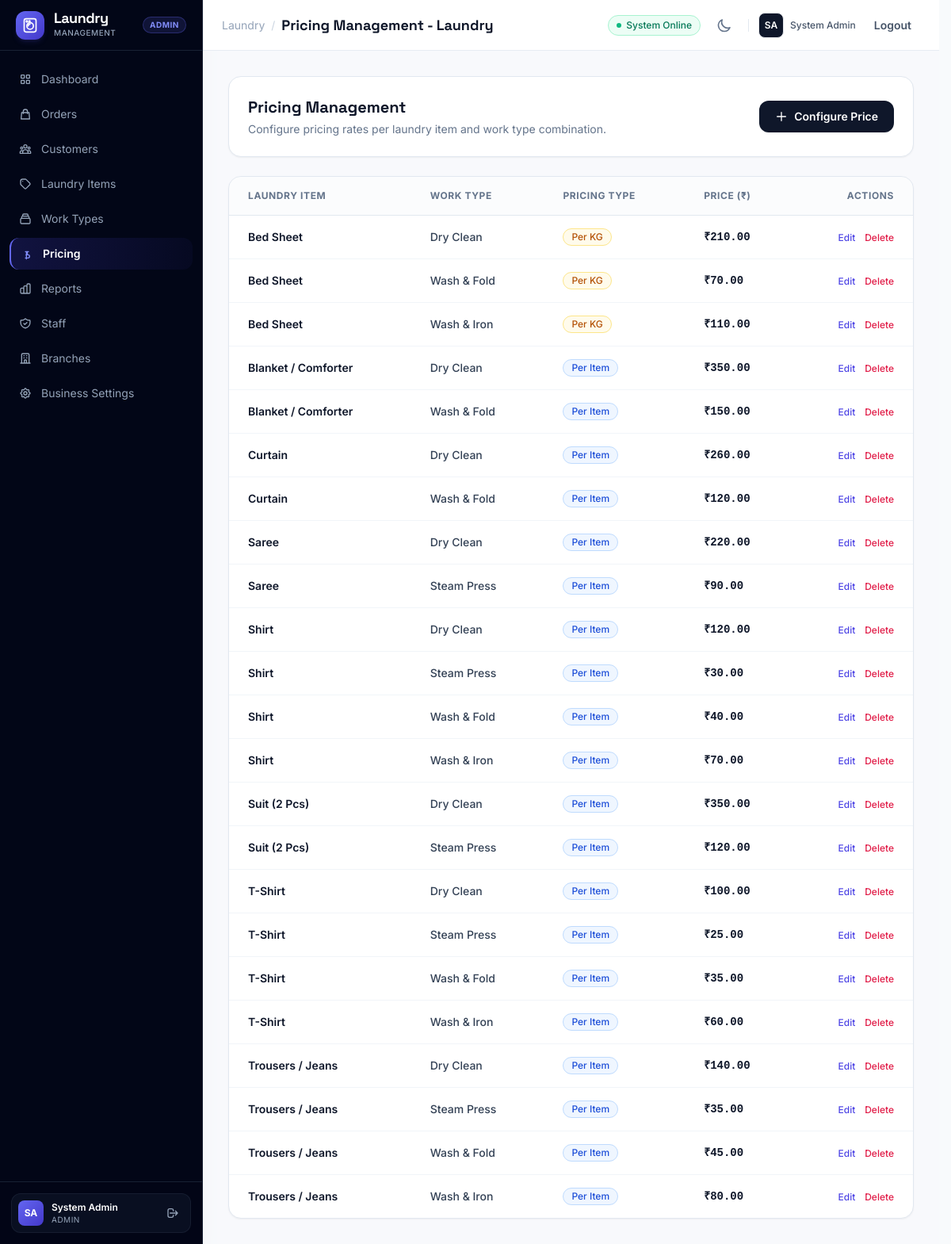
/laundry-lms/pricing (signed in), run on the app's committed database.
### tables this page shows
CREATE TABLE `pricing` (
  `item_id` int(10) unsigned NOT NULL,
  `work_type_id` int(10) unsigned NOT NULL,
  `pricing_type` enum('per_kg','per_item') NOT NULL,
  `price` decimal(10,2) NOT NULL,
  PRIMARY KEY (`item_id`,`work_type_id`),
  KEY `fk_pricing_work` (`work_type_id`),
  CONSTRAINT `fk_pricing_item` FOREIGN KEY (`item_id`) REFERENCES `laundry_items` (`id`) ON DELETE CASCADE,
  CONSTRAINT `fk_pricing_work` FOREIGN KEY (`work_type_id`) REFERENCES `work_types` (`id`) ON DELETE CASCADE
);

CREATE TABLE `laundry_items` (
  `id` int(10) unsigned NOT NULL AUTO_INCREMENT,
  `name` varchar(100) NOT NULL,
  `created_at` timestamp NOT NULL DEFAULT current_timestamp(),
  `deleted_at` timestamp NULL DEFAULT NULL,
  PRIMARY KEY (`id`)
);

CREATE TABLE `work_types` (
  `id` int(10) unsigned NOT NULL AUTO_INCREMENT,
  `name` varchar(100) NOT NULL,
  `created_at` timestamp NOT NULL DEFAULT current_timestamp(),
  `deleted_at` timestamp NULL DEFAULT NULL,
  PRIMARY KEY (`id`)
);

### app/Controllers/PricingController.php (called while the page is built, shortened)
<?php
class PricingController {
    public function index(): void {
        $pricings  = Pricing::all();
        $items     = LaundryItem::all();
        $workTypes = WorkType::all();
        Router::view('admin/pricing/index', [
            'title'     => 'Pricing Management - Launder',
            'pricings'  => $pricings,
            'items'     => $items,
            'workTypes' => $workTypes
        ], 'admin');
    }
}

### public/index.php (called while the page is built, shortened)
<?php
$router = new Router();
$router->get('/', 'Faizal\LaundryLms\Controllers\HomeController@index');
$router->get('/login', 'Faizal\LaundryLms\Controllers\AuthController@showLogin', [GuestMiddleware::class]);
$router->post('/login', 'Faizal\LaundryLms\Controllers\AuthController@login', [CsrfMiddleware::class]);
$router->get('/register', 'Faizal\LaundryLms\Controllers\AuthController@showRegister', [GuestMiddleware::class]);
$router->post('/register', 'Faizal\LaundryLms\Controllers\AuthController@register', [GuestMiddleware::class, CsrfMiddleware::class]);
$router->get('/logout', 'Faizal\LaundryLms\Controllers\AuthController@logout', [AuthMiddleware::class]);
$authRole     = [AuthMiddleware::class, RoleMiddleware::class . ':admin,staff'];
$authRoleCsrf = [AuthMiddleware::class, RoleMiddleware::class . ':admin,staff', CsrfMiddleware::class];
$staffOnlyAuth     = [AuthMiddleware::class, RoleMiddleware::class . ':staff'];
$staffOnlyAuthCsrf = [AuthMiddleware::class, RoleMiddleware::class . ':staff', CsrfMiddleware::class];
$adminOnlyAuth     = [AuthMiddleware::class, RoleMiddleware::class . ':admin'];
$adminOnlyAuthCsrf = [AuthMiddleware::class, RoleMiddleware::class . ':admin', CsrfMiddleware::class];
$customerAuth     = [AuthMiddleware::class, RoleMiddleware::class . ':customer', ForcePinChangeMiddleware::class];
$customerAuthCsrf = [AuthMiddleware::class, RoleMiddleware::class . ':customer', ForcePinChangeMiddleware::class, CsrfMiddleware::class];
$forcePinAuth     = [AuthMiddleware::class, RoleMiddleware::class . ':customer'];
$forcePinAuthCsrf = [AuthMiddleware::class, RoleMiddleware::class . ':customer', CsrfMiddleware::class];
$router->get('/dashboard', 'Faizal\LaundryLms\Controllers\DashboardController@index', $authRole);
$router->get('/customer/force-pin-update', 'Faizal\LaundryLms\Controllers\CustomerPortalController@forcePinUpdateForm', $forcePinAuth);
$router->post('/customer/force-pin-update', 'Faizal\LaundryLms\Controllers\CustomerPortalController@forcePinUpdate', $forcePinAuthCsrf);
$router->get('/customer/dashboard', 'Faizal\LaundryLms\Controllers\CustomerPortalController@dashboard', $customerAuth);
$router->get('/customer/orders', 'Faizal\LaundryLms\Controllers\CustomerPortalController@orders', $customerAuth);
$router->get('/customer/orders/show', 'Faizal\LaundryLms\Controllers\CustomerPortalController@showOrder', $customerAuth);
$router->get('/customer/orders/print', 'Faizal\LaundryLms\Controllers\CustomerPortalController@printReceipt', $customerAuth);
$router->get('/customer/orders/pdf', 'Faizal\LaundryLms\Controllers\CustomerPortalController@downloadPdf', $customerAuth);
$router->post('/customer/orders/approve-price', 'Faizal\LaundryLms\Controllers\CustomerPortalController@approvePrice', $customerAuthCsrf);
$router->post('/customer/orders/approve', 'Faizal\LaundryLms\Controllers\CustomerPortalController@approvePrice', $customerAuthCsrf);
$router->post('/customer/orders/reject-price', 'Faizal\LaundryLms\Controllers\CustomerPortalController@rejectPrice', $customerAuthCsrf);
$router->post('/customer/orders/cancel', 'Faizal\LaundryLms\Controllers\CustomerPortalController@cancelOrder', $customerAuthCsrf);
$router->post('/customer/orders/reschedule', 'Faizal\LaundryLms\Controllers\CustomerPortalController@reschedule', $customerAuthCsrf);
$router->post('/customer/orders/pay/initiate', 'Faizal\LaundryLms\Controllers\CustomerPortalController@initiateOnlinePayment', $customerAuthCsrf);
$router->post('/customer/orders/pay/verify', 'Faizal\LaundryLms\Controllers\CustomerPortalController@verifyOnlinePayment', $customerAuthCsrf);
$router->get('/customer/orders/create', 'Faizal\LaundryLms\Controllers\CustomerPortalController@createOrderForm', $customerAuth);
$router->post('/customer/orders/create', 'Faizal\LaundryLms\Controllers\CustomerPortalController@storeOrder', $customerAuthCsrf);
$router->get('/customer/profile', 'Faizal\LaundryLms\Controllers\CustomerPortalController@profile', $customerAuth);
$router->post('/customer/profile', 'Faizal\LaundryLms\Controllers\CustomerPortalController@updateProfile', $customerAuthCsrf);
$router->post('/customer/profile/pin', 'Faizal\LaundryLms\Controllers\CustomerPortalController@changePin', $customerAuthCsrf);
$router->get('/customer/notifications', 'Faizal\LaundryLms\Controllers\CustomerPortalController@notifications', $customerAuth);
$router->post('/customer/notifications/read', 'Faizal\LaundryLms\Controllers\CustomerPortalController@markNotificationRead', $customerAuthCsrf);
$router->post('/customer/notifications/read-all', 'Faizal\LaundryLms\Controllers\CustomerPortalController@markAllNotificationsRead', $customerAuthCsrf);
$router->get('/items', 'Faizal\LaundryLms\Controllers\LaundryItemController@index', $authRole);
$router->post('/items', 'Faizal\LaundryLms\Controllers\LaundryItemController@store', $authRoleCsrf);
$router->post('/items/update', 'Faizal\LaundryLms\Controllers\LaundryItemController@update', $authRoleCsrf);
$router->post('/items/delete', 'Faizal\LaundryLms\Controllers\LaundryItemController@delete', $authRoleCsrf);
$router->get('/work-types', 'Faizal\LaundryLms\Controllers\WorkTypeController@index', $authRole);
$router->post('/work-types', 'Faizal\LaundryLms\Controllers\WorkTypeController@store', $authRoleCsrf);
$router->post('/work-types/update', 'Faizal\LaundryLms\Controllers\WorkTypeController@update', $authRoleCsrf);
$router->post('/work-types/delete', 'Faizal\LaundryLms\Controllers\WorkTypeController@delete', $authRoleCsrf);
$router->get('/pricing', 'Faizal\LaundryLms\Controllers\PricingController@index', $authRole);
$router->post('/pricing', 'Faizal\LaundryLms\Controllers\PricingController@store', $authRoleCsrf);
$router->post('/pricing/update', 'Faizal\LaundryLms\Controllers\PricingController@update', $authRoleCsrf);
$router->post('/pricing/delete', 'Faizal\LaundryLms\Controllers\PricingController@delete', $authRoleCsrf);
$router->get('/customers', 'Faizal\LaundryLms\Controllers\CustomerController@index', $authRole);
$router->get('/customers/show', 'Faizal\LaundryLms\Controllers\CustomerController@show', $authRole);
$router->post('/customers', 'Faizal\LaundryLms\Controllers\CustomerController@store', $authRoleCsrf);
$router->post('/customers/update', 'Faizal\LaundryLms\Controllers\CustomerController@update', $authRoleCsrf);
$router->post('/customers/delete', 'Faizal\LaundryLms\Controllers\CustomerController@delete', $authRoleCsrf);
$router->post('/admin/customers/reset-pin', 'Faizal\LaundryLms\Controllers\CustomerController@resetPin', $adminOnlyAuthCsrf);
$router->get('/staff/dashboard', 'Faizal\LaundryLms\Controllers\StaffPortalController@dashboard', $staffOnlyAuth);
$router->get('/orders', 'Faizal\LaundryLms\Controllers\OrderController@index', $authRole);
$router->get('/orders/create', 'Faizal\LaundryLms\Controllers\OrderController@create', $authRole);
$router->post('/orders', 'Faizal\LaundryLms\Controllers\OrderController@store', $authRoleCsrf);
$router->get('/orders/show', 'Faizal\LaundryLms\Controllers\OrderController@show', $authRole);
$router->get('/orders/print', 'Faizal\LaundryLms\Controllers\OrderController@printJobCard', $authRole);
$router->get('/orders/pdf', 'Faizal\LaundryLms\Controllers\OrderController@downloadPdf', $authRole);
$router->post('/orders/status', 'Faizal\LaundryLms\Controllers\OrderController@updateStatus', $authRoleCsrf);
$router->post('/orders/payment', 'Faizal\LaundryLms\Controllers\OrderController@recordPayment', $authRoleCsrf);
$router->post('/orders/refund', 'Faizal\LaundryLms\Controllers\OrderController@processRefund', $authRoleCsrf);
$router->post('/orders/claim', 'Faizal\LaundryLms\Controllers\OrderController@claimOrder', $staffOnlyAuthCsrf);
$router->post('/orders/assign', 'Faizal\LaundryLms\Controllers\OrderController@assignStaff', $adminOnlyAuthCsrf);
$router->post('/orders/inspect', 'Faizal\LaundryLms\Controllers\OrderController@submitInspection', $authRoleCsrf);
$router->post('/orders/override-price-approval', 'Faizal\LaundryLms\Controllers\OrderController@overridePriceApproval', $adminOnlyAuthCsrf);
$router->post('/orders/cancel', 'Faizal\LaundryLms\Controllers\OrderController@cancel', $authRoleCsrf);
$router->post('/orders/reschedule', 'Faizal\LaundryLms\Controllers\OrderController@reschedule', $authRoleCsrf);
$router->get('/reports', 'Faizal\LaundryLms\Controllers\ReportController@index', $authRole);
$router->get('/admin/staff', 'Faizal\LaundryLms\Controllers\Admin\StaffController@index', $adminOnlyAuth);
$router->post('/admin/staff', 'Faizal\LaundryLms\Controllers\Admin\StaffController@store', $adminOnlyAuthCsrf);
$router->post('/admin/staff/update', 'Faizal\LaundryLms\Controllers\Admin\StaffController@update', $adminOnlyAuthCsrf);
$router->post('/admin/staff/toggle-status', 'Faizal\LaundryLms\Controllers\Admin\StaffController@toggleStatus', $adminOnlyAuthCsrf);
$router->get('/admin/branches', 'Faizal\LaundryLms\Controllers\Admin\BranchController@index', $adminOnlyAuth);
$router->post('/admin/branches', 'Faizal\LaundryLms\Controllers\Admin\BranchController@store', $adminOnlyAuthCsrf);
$router->post('/admin/branches/update', 'Faizal\LaundryLms\Controllers\Admin\BranchController@update', $adminOnlyAuthCsrf);
$router->post('/admin/branches/toggle-status', 'Faizal\LaundryLms\Controllers\Admin\BranchController@toggleStatus', $adminOnlyAuthCsrf);
$router->post('/admin/branches/delete', 'Faizal\LaundryLms\Controllers\Admin\BranchController@delete', $adminOnlyAuthCsrf);
$router->get('/admin/settings', 'Faizal\LaundryLms\Controllers\Admin\SettingsController@index', $adminOnlyAuth);
$router->post('/admin/settings', 'Faizal\LaundryLms\Controllers\Admin\SettingsController@update', $adminOnlyAuthCsrf);
$router->post('/api/payment/webhook', 'Faizal\LaundryLms\Controllers\PaymentWebhookController@handle');
$router->dispatch($_SERVER['REQUEST_URI'], $_SERVER['REQUEST_METHOD']);

### app/Models/Pricing.php (called while the page is built, shortened)
<?php
class Pricing {
    public static function all(): array {
        $db = Database::getConnection();
        $sql = "SELECT p.*, i.name AS item_name, w.name AS work_type_name
                FROM pricing p
                JOIN laundry_items i ON p.item_id = i.id
                JOIN work_types w ON p.work_type_id = w.id
                WHERE i.deleted_at IS NULL AND w.deleted_at IS NULL
                ORDER BY i.name ASC, w.name ASC";
        $stmt = $db->query($sql);
        return $stmt->fetchAll();
    }
}

### views/pages/admin/pricing/index.php (the view, shortened to what this page needs)
<div class="space-y-6">
    <div class="flex flex-col sm:flex-row justify-between items-start sm:items-center gap-4 bg-white p-6 rounded-2xl border border-slate-200 shadow-sm">
        <div>
            <h2 class="text-xl font-bold text-slate-900 font-display">Pricing Management</h2>
            <p class="text-sm text-slate-500 mt-1">Configure pricing rates per laundry item and work type combination.</p>
        </div>
        <button onclick="document.getElementById('createPricingModal').classList.remove('hidden')" class="bg-slate-900 text-white px-5 py-2.5 rounded-xl text-sm font-semibold hover:bg-slate-800 transition-colors shadow-sm flex items-center gap-2">
            <svg class="w-4 h-4" fill="none" stroke="currentColor" viewBox="0 0 24 24"><path stroke-linecap="round" stroke-linejoin="round" stroke-width="2" d="M12 4v16m8-8H4"></path></svg>
            Configure Price
        </button>
    </div>
    <div class="bg-white rounded-2xl border border-slate-200 shadow-sm overflow-hidden">
        <div class="overflow-x-auto">
            <table class="w-full text-left border-collapse">
                <thead>
                    <tr class="bg-slate-50/50 border-b border-slate-200 text-xs font-semibold text-slate-500 uppercase tracking-wider">
                        <th class="px-6 py-4">Laundry Item</th>
                        <th class="px-6 py-4">Work Type</th>
                        <th class="px-6 py-4">Pricing Type</th>
                        <th class="px-6 py-4">Price (₹)</th>
                        <th class="px-6 py-4 text-right">Actions</th>
                    </tr>
                </thead>
                <tbody class="divide-y divide-slate-100 text-sm">
                    <?php if (empty($pricings)): ?>
                        <tr>
                            <td colspan="5" class="px-6 py-12 text-center text-slate-400">
                                No pricing configurations found. Click "Configure Price" to add one.
                            </td>
                        </tr>
                    <?php else: ?>
                        <?php foreach ($pricings as $p): ?>
                            <tr class="hover:bg-slate-50/50 transition-colors">
                                <td class="px-6 py-4 font-semibold text-slate-900"><?= htmlspecialchars($p['item_name']) ?></td>
                                <td class="px-6 py-4 text-slate-700 font-medium"><?= htmlspecialchars($p['work_type_name']) ?></td>
                                <td class="px-6 py-4">
                                    <span class="inline-flex items-center px-2.5 py-0.5 rounded-full text-xs font-medium <?= $p['pricing_type'] === 'per_kg' ? 'bg-amber-50 text-amber-700 border border-amber-200' : 'bg-blue-50 text-blue-700 border border-blue-200' ?>">
                                        <?= $p['pricing_type'] === 'per_kg' ? 'Per KG' : 'Per Item' ?>
                                    </span>
                                </td>
                                <td class="px-6 py-4 font-mono font-bold text-slate-900">₹<?= number_format((float)$p['price'], 2) ?></td>
                                <td class="px-6 py-4 text-right space-x-2">
                                    <button onclick="openEditPricingModal(<?= $p['item_id'] ?>, <?= $p['work_type_id'] ?>, '<?= htmlspecialchars(addslashes($p['item_name'])) ?>', '<?= htmlspecialchars(addslashes($p['work_type_name'])) ?>', '<?= $p['pricing_type'] ?>', '<?= number_format((float)$p['price'], 2, '.', '') ?>')" class="text-indigo-600 hover:text-indigo-900 font-medium text-xs">Edit</button>
                                    <form action="/laundry-lms/pricing/delete" method="POST" class="inline" onsubmit="return confirm('Are you sure you want to delete this pricing configuration?');">
                                        <button type="submit" class="text-rose-600 hover:text-rose-900 font-medium text-xs">Delete</button>
                                    </form>
                                </td>
                            </tr>
                        <?php endforeach; ?>
                    <?php endif; ?>
                </tbody>
            </table>
        </div>
    </div>
</div>

### data on the page
pricing: item.name "Bed Sheet", work_type.name "Dry Clean", pricing_type "Per KG", price "210.00"
pricing: item.name "Bed Sheet", work_type.name "Wash & Fold", pricing_type "Per KG", price "70.00"
pricing: item.name "Bed Sheet", work_type.name "Wash & Iron", pricing_type "Per KG", price "110.00"
pricing: item.name "Blanket / Comforter", work_type.name "Dry Clean", pricing_type "Per Item", price "350.00"
pricing: item.name "Blanket / Comforter", work_type.name "Wash & Fold", pricing_type "Per Item", price "150.00"
pricing: item.name "Curtain", work_type.name "Dry Clean", pricing_type "Per Item", price "260.00"
pricing: item.name "Curtain", work_type.name "Wash & Fold", pricing_type "Per Item", price "120.00"
pricing: item.name "Saree", work_type.name "Dry Clean", pricing_type "Per Item", price "220.00"
pricing: item.name "Saree", work_type.name "Steam Press", pricing_type "Per Item", price "90.00"
pricing: item.name "Shirt", work_type.name "Dry Clean", pricing_type "Per Item", price "120.00"
pricing: item.name "Shirt", work_type.name "Steam Press", pricing_type "Per Item", price "30.00"
pricing: item.name "Shirt", work_type.name "Wash & Fold", pricing_type "Per Item", price "40.00"
pricing: item.name "Shirt", work_type.name "Wash & Iron", pricing_type "Per Item", price "70.00"
pricing: item.name "Suit (2 Pcs)", work_type.name "Dry Clean", pricing_type "Per Item", price "350.00"
pricing: item.name "Suit (2 Pcs)", work_type.name "Steam Press", pricing_type "Per Item", price "120.00"
pricing: item.name "T-Shirt", work_type.name "Dry Clean", pricing_type "Per Item", price "100.00"
pricing: item.name "T-Shirt", work_type.name "Steam Press", pricing_type "Per Item", price "25.00"
pricing: item.name "T-Shirt", work_type.name "Wash & Fold", pricing_type "Per Item", price "35.00"
pricing: item.name "T-Shirt", work_type.name "Wash & Iron", pricing_type "Per Item", price "60.00"
pricing: item.name "Trousers / Jeans", work_type.name "Dry Clean", pricing_type "Per Item", price "140.00"
pricing: item.name "Trousers / Jeans", work_type.name "Steam Press", pricing_type "Per Item", price "35.00"
pricing: item.name "Trousers / Jeans", work_type.name "Wash & Fold", pricing_type "Per Item", price "45.00"
pricing: item.name "Trousers / Jeans", work_type.name "Wash & Iron", pricing_type "Per Item", price "80.00"

### other printed values
Security::e($role === 'staff' ? 'Staff' : 'Admin') "ADMIN"
Security::e($item['label']) "Dashboard"
Security::e($item['label']) "Orders"
Security::e($item['label']) "Customers"
Security::e($item['label']) "Laundry Items"
Security::e($item['label']) "Work Types"
Security::e($item['label']) "Pricing"
Security::e($item['label']) "Reports"
Security::e($item['label']) "Staff"
Security::e($item['label']) "Branches"
Security::e($item['label']) "Business Settings"
Security::e($userInitials) "SA"
Security::e($userName) "System Admin"
Security::e($role) "ADMIN"
Security::e($pageTitle) "Pricing Management - Laundry"
